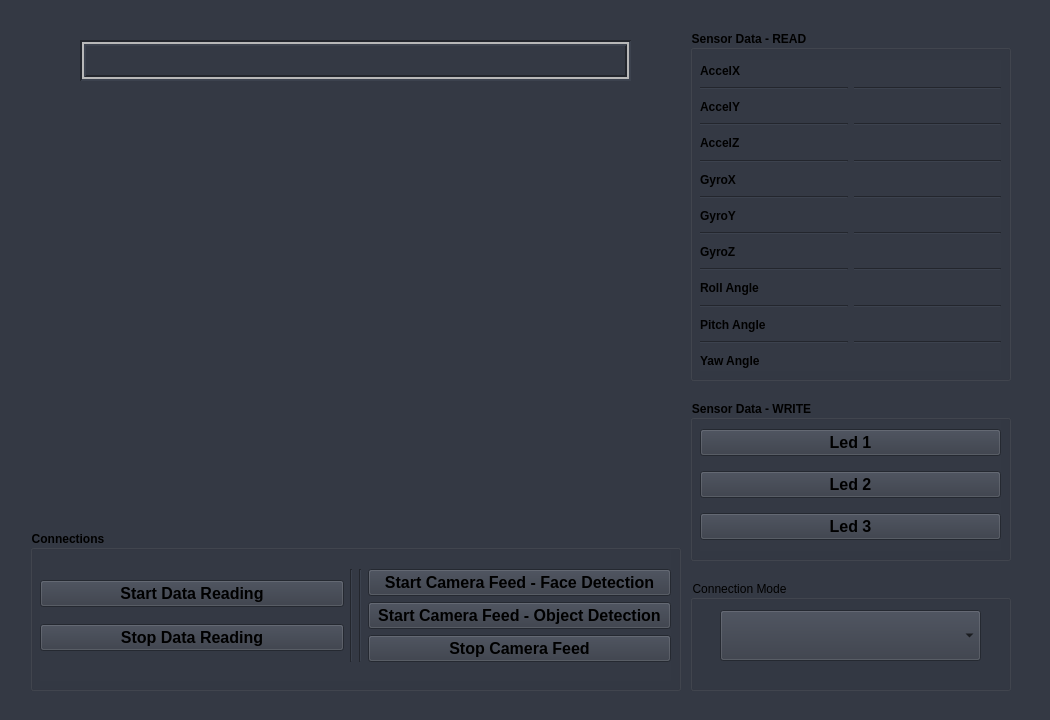
<?xml version="1.0" encoding="UTF-8"?>
<ui version="4.0">
 <class>MainWindow</class>
 <widget class="QMainWindow" name="MainWindow">
  <property name="geometry">
   <rect>
    <x>0</x>
    <y>0</y>
    <width>1050</width>
    <height>720</height>
   </rect>
  </property>
  <property name="sizePolicy">
   <sizepolicy hsizetype="Fixed" vsizetype="Fixed">
    <horstretch>0</horstretch>
    <verstretch>0</verstretch>
   </sizepolicy>
  </property>
  <property name="minimumSize">
   <size>
    <width>1050</width>
    <height>720</height>
   </size>
  </property>
  <property name="maximumSize">
   <size>
    <width>1050</width>
    <height>720</height>
   </size>
  </property>
  <property name="windowTitle">
   <string>Data Monitoring GUI v0.2</string>
  </property>
  <property name="styleSheet">
   <string notr="true">background-color: rgb(52, 57, 68);</string>
  </property>
  <widget class="QWidget" name="centralwidget">
   <widget class="QLabel" name="videofeed_label">
    <property name="geometry">
     <rect>
      <x>40</x>
      <y>40</y>
      <width>640</width>
      <height>480</height>
     </rect>
    </property>
    <property name="text">
     <string/>
    </property>
   </widget>
   <widget class="QGroupBox" name="groupBox">
    <property name="geometry">
     <rect>
      <x>690</x>
      <y>30</y>
      <width>321</width>
      <height>351</height>
     </rect>
    </property>
    <property name="font">
     <font>
      <bold>true</bold>
     </font>
    </property>
    <property name="title">
     <string>Sensor Data - READ</string>
    </property>
    <widget class="QWidget" name="gridLayoutWidget">
     <property name="geometry">
      <rect>
       <x>10</x>
       <y>30</y>
       <width>301</width>
       <height>311</height>
      </rect>
     </property>
     <layout class="QGridLayout" name="gridLayout_2">
      <item row="14" column="1">
       <widget class="Line" name="line_9">
        <property name="orientation">
         <enum>Qt::Horizontal</enum>
        </property>
       </widget>
      </item>
      <item row="7" column="1">
       <widget class="QLabel" name="gyrox_label">
        <property name="text">
         <string/>
        </property>
       </widget>
      </item>
      <item row="15" column="0">
       <widget class="QLabel" name="label_5">
        <property name="font">
         <font>
          <bold>true</bold>
         </font>
        </property>
        <property name="text">
         <string>Pitch Angle</string>
        </property>
       </widget>
      </item>
      <item row="4" column="1">
       <widget class="Line" name="line_14">
        <property name="orientation">
         <enum>Qt::Horizontal</enum>
        </property>
       </widget>
      </item>
      <item row="1" column="1">
       <widget class="QLabel" name="accelx_label">
        <property name="text">
         <string/>
        </property>
       </widget>
      </item>
      <item row="4" column="0">
       <widget class="Line" name="line_3">
        <property name="orientation">
         <enum>Qt::Horizontal</enum>
        </property>
       </widget>
      </item>
      <item row="9" column="0">
       <widget class="QLabel" name="label_10">
        <property name="font">
         <font>
          <bold>true</bold>
         </font>
        </property>
        <property name="text">
         <string>GyroY</string>
        </property>
       </widget>
      </item>
      <item row="14" column="0">
       <widget class="Line" name="line_8">
        <property name="orientation">
         <enum>Qt::Horizontal</enum>
        </property>
       </widget>
      </item>
      <item row="1" column="0">
       <widget class="QLabel" name="label_2">
        <property name="font">
         <font>
          <bold>true</bold>
         </font>
        </property>
        <property name="text">
         <string>AccelX</string>
        </property>
       </widget>
      </item>
      <item row="15" column="1">
       <widget class="QLabel" name="pitchangle_label">
        <property name="text">
         <string/>
        </property>
       </widget>
      </item>
      <item row="9" column="1">
       <widget class="QLabel" name="gyroy_label">
        <property name="text">
         <string/>
        </property>
       </widget>
      </item>
      <item row="17" column="1">
       <widget class="QLabel" name="yaw_angle">
        <property name="text">
         <string/>
        </property>
       </widget>
      </item>
      <item row="8" column="1">
       <widget class="Line" name="line_12">
        <property name="orientation">
         <enum>Qt::Horizontal</enum>
        </property>
       </widget>
      </item>
      <item row="3" column="1">
       <widget class="QLabel" name="accely_label">
        <property name="text">
         <string/>
        </property>
       </widget>
      </item>
      <item row="12" column="1">
       <widget class="Line" name="line_10">
        <property name="orientation">
         <enum>Qt::Horizontal</enum>
        </property>
       </widget>
      </item>
      <item row="3" column="0">
       <widget class="QLabel" name="label_4">
        <property name="font">
         <font>
          <bold>true</bold>
         </font>
        </property>
        <property name="text">
         <string>AccelY</string>
        </property>
       </widget>
      </item>
      <item row="11" column="0">
       <widget class="QLabel" name="label_12">
        <property name="font">
         <font>
          <bold>true</bold>
         </font>
        </property>
        <property name="text">
         <string>GyroZ</string>
        </property>
       </widget>
      </item>
      <item row="6" column="0">
       <widget class="Line" name="line_4">
        <property name="orientation">
         <enum>Qt::Horizontal</enum>
        </property>
       </widget>
      </item>
      <item row="12" column="0">
       <widget class="Line" name="line_7">
        <property name="orientation">
         <enum>Qt::Horizontal</enum>
        </property>
       </widget>
      </item>
      <item row="2" column="1">
       <widget class="Line" name="line_2">
        <property name="orientation">
         <enum>Qt::Horizontal</enum>
        </property>
       </widget>
      </item>
      <item row="5" column="0">
       <widget class="QLabel" name="label_6">
        <property name="font">
         <font>
          <bold>true</bold>
         </font>
        </property>
        <property name="text">
         <string>AccelZ</string>
        </property>
       </widget>
      </item>
      <item row="13" column="1">
       <widget class="QLabel" name="rollangle_label">
        <property name="text">
         <string/>
        </property>
       </widget>
      </item>
      <item row="13" column="0">
       <widget class="QLabel" name="label_3">
        <property name="font">
         <font>
          <bold>true</bold>
         </font>
        </property>
        <property name="text">
         <string>Roll Angle</string>
        </property>
       </widget>
      </item>
      <item row="6" column="1">
       <widget class="Line" name="line_13">
        <property name="orientation">
         <enum>Qt::Horizontal</enum>
        </property>
       </widget>
      </item>
      <item row="10" column="1">
       <widget class="Line" name="line_11">
        <property name="orientation">
         <enum>Qt::Horizontal</enum>
        </property>
       </widget>
      </item>
      <item row="8" column="0">
       <widget class="Line" name="line_5">
        <property name="orientation">
         <enum>Qt::Horizontal</enum>
        </property>
       </widget>
      </item>
      <item row="2" column="0">
       <widget class="Line" name="line">
        <property name="orientation">
         <enum>Qt::Horizontal</enum>
        </property>
       </widget>
      </item>
      <item row="7" column="0">
       <widget class="QLabel" name="label_7">
        <property name="font">
         <font>
          <bold>true</bold>
         </font>
        </property>
        <property name="text">
         <string>GyroX</string>
        </property>
       </widget>
      </item>
      <item row="5" column="1">
       <widget class="QLabel" name="accelz_label">
        <property name="text">
         <string/>
        </property>
       </widget>
      </item>
      <item row="11" column="1">
       <widget class="QLabel" name="gyroz_label">
        <property name="text">
         <string/>
        </property>
       </widget>
      </item>
      <item row="17" column="0">
       <widget class="QLabel" name="label_8">
        <property name="font">
         <font>
          <bold>true</bold>
         </font>
        </property>
        <property name="text">
         <string>Yaw Angle</string>
        </property>
       </widget>
      </item>
      <item row="10" column="0">
       <widget class="Line" name="line_6">
        <property name="orientation">
         <enum>Qt::Horizontal</enum>
        </property>
       </widget>
      </item>
      <item row="16" column="0">
       <widget class="Line" name="line_17">
        <property name="orientation">
         <enum>Qt::Horizontal</enum>
        </property>
       </widget>
      </item>
      <item row="16" column="1">
       <widget class="Line" name="line_18">
        <property name="orientation">
         <enum>Qt::Horizontal</enum>
        </property>
       </widget>
      </item>
     </layout>
    </widget>
   </widget>
   <widget class="QGroupBox" name="groupBox_2">
    <property name="geometry">
     <rect>
      <x>690</x>
      <y>400</y>
      <width>321</width>
      <height>161</height>
     </rect>
    </property>
    <property name="font">
     <font>
      <bold>true</bold>
     </font>
    </property>
    <property name="title">
     <string>Sensor Data - WRITE</string>
    </property>
    <widget class="QWidget" name="gridLayoutWidget_2">
     <property name="geometry">
      <rect>
       <x>10</x>
       <y>20</y>
       <width>301</width>
       <height>131</height>
      </rect>
     </property>
     <layout class="QGridLayout" name="gridLayout_3">
      <item row="2" column="0">
       <widget class="QPushButton" name="led2_button">
        <property name="font">
         <font>
          <pointsize>12</pointsize>
          <bold>true</bold>
         </font>
        </property>
        <property name="text">
         <string>Led 2</string>
        </property>
       </widget>
      </item>
      <item row="1" column="0">
       <widget class="QPushButton" name="led1_button">
        <property name="font">
         <font>
          <pointsize>12</pointsize>
          <bold>true</bold>
         </font>
        </property>
        <property name="text">
         <string>Led 1</string>
        </property>
       </widget>
      </item>
      <item row="3" column="0">
       <widget class="QPushButton" name="led3_button">
        <property name="font">
         <font>
          <pointsize>12</pointsize>
          <bold>true</bold>
         </font>
        </property>
        <property name="text">
         <string>Led 3</string>
        </property>
       </widget>
      </item>
     </layout>
    </widget>
   </widget>
   <widget class="QGroupBox" name="groupBox_3">
    <property name="geometry">
     <rect>
      <x>30</x>
      <y>530</y>
      <width>651</width>
      <height>161</height>
     </rect>
    </property>
    <property name="font">
     <font>
      <bold>true</bold>
     </font>
    </property>
    <property name="title">
     <string>Connections</string>
    </property>
    <widget class="QWidget" name="gridLayoutWidget_3">
     <property name="geometry">
      <rect>
       <x>10</x>
       <y>20</y>
       <width>631</width>
       <height>131</height>
      </rect>
     </property>
     <layout class="QGridLayout" name="gridLayout_4">
      <item row="0" column="3">
       <layout class="QGridLayout" name="gridLayout_6">
        <item row="2" column="0">
         <widget class="QPushButton" name="camerastop_button">
          <property name="font">
           <font>
            <pointsize>12</pointsize>
            <bold>true</bold>
           </font>
          </property>
          <property name="text">
           <string>Stop Camera Feed</string>
          </property>
         </widget>
        </item>
        <item row="0" column="0">
         <widget class="QPushButton" name="camerastart_button_face">
          <property name="font">
           <font>
            <pointsize>12</pointsize>
            <bold>true</bold>
           </font>
          </property>
          <property name="text">
           <string>Start Camera Feed - Face Detection</string>
          </property>
         </widget>
        </item>
        <item row="1" column="0">
         <widget class="QPushButton" name="camerastart_button_object">
          <property name="font">
           <font>
            <pointsize>12</pointsize>
            <bold>true</bold>
           </font>
          </property>
          <property name="text">
           <string>Start Camera Feed - Object Detection</string>
          </property>
         </widget>
        </item>
       </layout>
      </item>
      <item row="0" column="1">
       <widget class="Line" name="line_15">
        <property name="orientation">
         <enum>Qt::Vertical</enum>
        </property>
       </widget>
      </item>
      <item row="0" column="0">
       <layout class="QGridLayout" name="gridLayout_5">
        <item row="0" column="0">
         <widget class="QPushButton" name="datastart_button">
          <property name="font">
           <font>
            <pointsize>12</pointsize>
            <bold>true</bold>
           </font>
          </property>
          <property name="text">
           <string>Start Data Reading</string>
          </property>
         </widget>
        </item>
        <item row="1" column="0">
         <widget class="QPushButton" name="datastop_button">
          <property name="font">
           <font>
            <pointsize>12</pointsize>
            <bold>true</bold>
           </font>
          </property>
          <property name="text">
           <string>Stop Data Reading</string>
          </property>
         </widget>
        </item>
       </layout>
      </item>
      <item row="0" column="2">
       <widget class="Line" name="line_16">
        <property name="orientation">
         <enum>Qt::Vertical</enum>
        </property>
       </widget>
      </item>
     </layout>
    </widget>
   </widget>
   <widget class="QLabel" name="detection_label">
    <property name="geometry">
     <rect>
      <x>80</x>
      <y>40</y>
      <width>551</width>
      <height>41</height>
     </rect>
    </property>
    <property name="font">
     <font>
      <pointsize>15</pointsize>
      <bold>true</bold>
     </font>
    </property>
    <property name="frameShape">
     <enum>QFrame::Box</enum>
    </property>
    <property name="frameShadow">
     <enum>QFrame::Sunken</enum>
    </property>
    <property name="lineWidth">
     <number>2</number>
    </property>
    <property name="midLineWidth">
     <number>2</number>
    </property>
    <property name="text">
     <string/>
    </property>
    <property name="alignment">
     <set>Qt::AlignCenter</set>
    </property>
    <property name="wordWrap">
     <bool>false</bool>
    </property>
   </widget>
   <widget class="QGroupBox" name="groupBox_4">
    <property name="geometry">
     <rect>
      <x>690</x>
      <y>580</y>
      <width>321</width>
      <height>111</height>
     </rect>
    </property>
    <property name="title">
     <string>Connection Mode</string>
    </property>
    <widget class="QComboBox" name="connection_modeCB">
     <property name="geometry">
      <rect>
       <x>30</x>
       <y>30</y>
       <width>261</width>
       <height>51</height>
      </rect>
     </property>
     <property name="placeholderText">
      <string>Select Connection Mode</string>
     </property>
    </widget>
   </widget>
  </widget>
  <widget class="QStatusBar" name="statusbar"/>
 </widget>
 <resources/>
 <connections/>
</ui>
